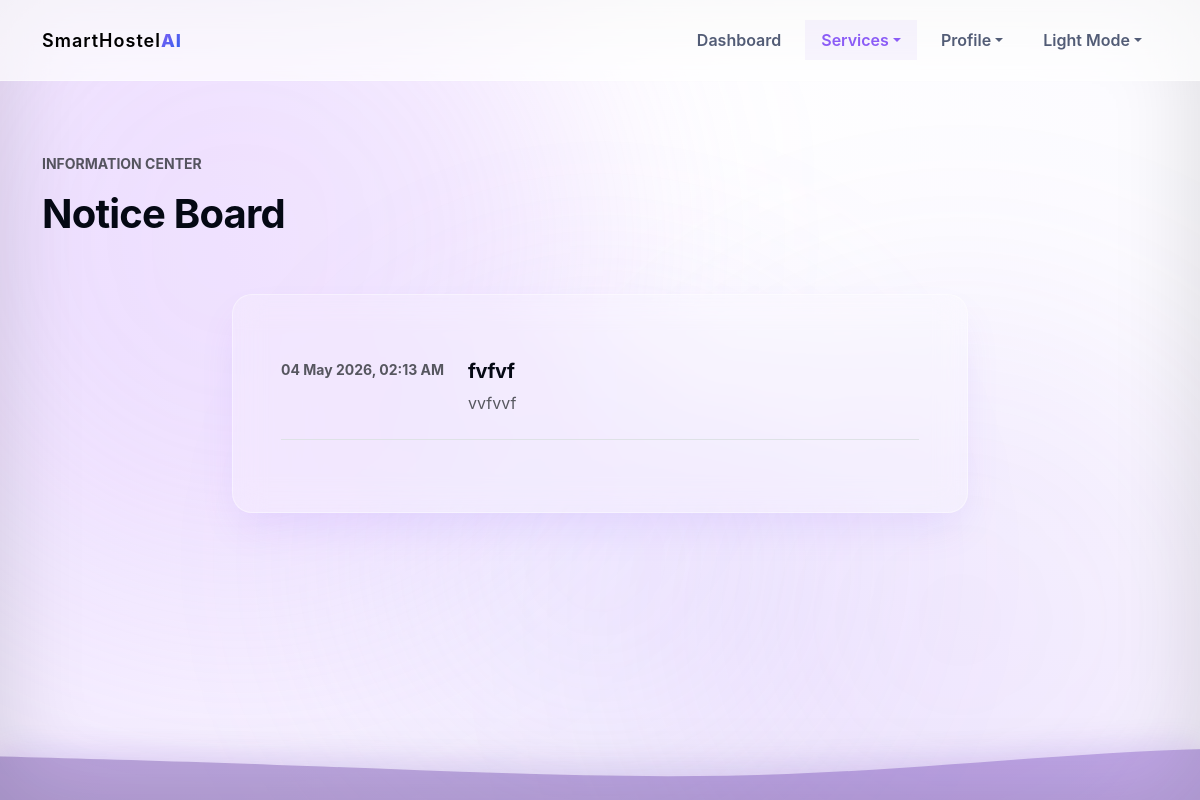
Page /notice_board (signed in) on the committed database.
### tables this page shows
CREATE TABLE notices (
                id INTEGER PRIMARY KEY AUTOINCREMENT,
                title TEXT NOT NULL,
                content TEXT NOT NULL,
                date TEXT NOT NULL
            );

### app.py (the view)
@app.route("/notice_board")
@login_required("student")
def notice_board_page():
    with get_db() as db:
        notices = db.execute("SELECT * FROM notices ORDER BY id DESC").fetchall()
    return render_template("notice_board.html", notices=notices)

### app.py (called while the page is built)
@app.context_processor
def inject_asset_version():
    return {"asset_version": os.getenv("RENDER_GIT_COMMIT", datetime.now().strftime("%Y%m%d%H%M"))}

@app.after_request
def add_no_cache_headers(response):
    if request.endpoint == "static":
        response.headers["Cache-Control"] = "no-store, no-cache, must-revalidate, max-age=0"
    return response

def get_db():
    db = sqlite3.connect(DATABASE, detect_types=sqlite3.PARSE_DECLTYPES)
    db.row_factory = sqlite3.Row
    return db

def login_required(role=None):
    def decorator(view):
        @wraps(view)
        def wrapped_view(*args, **kwargs):
            if "user_email" not in session:
                flash("Please login to continue.", "warning")
                return redirect(url_for("login"))
            if role and session.get("role") != role:
                flash("You do not have permission to access that page.", "danger")
                return redirect(url_for("dashboard"))
            return view(*args, **kwargs)
        return wrapped_view
    return decorator

### templates/notice_board.html (shortened to what this page needs)
{% extends "base.html" %}
{% block content %}
<section class="dashboard py-5">
  <div class="container">
    <div class="d-flex flex-wrap justify-content-between align-items-end gap-3 mb-5 reveal">
      <div>
        <p class="text-muted fw-bold text-uppercase small tracking-wide">Information Center</p>
        <h1 class="h1 fw-bold" id="notice-title">Notice Board</h1>
      </div>
    </div>
    <div class="row justify-content-center">
      <div class="col-lg-8 reveal">
        <div class="glass-panel p-5">
          {% if notices %}
            <div class="timeline mt-3">
              {% for notice in notices %}
                <div class="d-flex mb-4 border-bottom pb-4">
                  <div class="me-4 text-muted small fw-bold" style="min-width: 100px;">{{ notice.date }}</div>
                  <div>
                    <h3 class="h5 fw-bold mb-2" style="color: var(--text);">{{ notice.title }}</h3>
                    <p class="mb-0 text-muted">{{ notice.content }}</p>
                  </div>
                </div>
              {% endfor %}
            </div>
          {% else %}
            <div class="text-center py-5 text-muted">
              <h2 class="h4 mb-3 fw-bold">No Notices</h2>
              <p>There are currently no active broadcasts from the admin.</p>
            </div>
          {% endif %}
        </div>
      </div>
    </div>
  </div>
</section>
{% endblock %}

### static/css/style.css (style rules this page uses)
:root { --bg: #ffffff; --surface: rgba(255, 255, 255, 0.2); --text: #050914; --text-light: #525c76; --primary: #8b5cf6; --primary-light: #a78bfa; --secondary: #2563eb; --primary-gradient: linear-gradient(135deg, #8b5cf6, #c084fc); --success: #10b981; --success-bg: rgba(16, 185, 129, 0.15); --danger: #ef4444; --danger-bg: rgba(239, 68, 68, 0.15); --warning: #f59e0b; --warning-bg: rgba(245, 158, 11, 0.15); --border: rgba(255, 255, 255, 0.4); --border-solid: #e2e8f0; --shadow-sm: 0 4px 6px -1px rgba(0, 0, 0, 0.05); --shadow-md: 0 10px 20px -3px rgba(0, 0, 0, 0.05); --shadow-lg: 0 20px 40px -10px rgba(139, 92, 246, 0.15); --radius-md: 12px; --radius-lg: 20px; --body-bg: radial-gradient(circle at top right, #fbfaff, #ffffff 40%, #f3ebff 100%); --navbar-bg: rgba(255, 255, 255, 0.7); --glass-bg: rgba(255, 255, 255, 0.2); --glass-panel-bg: rgba(255, 255, 255, 0.6); --glass-dropdown-bg: rgba(255, 255, 255, 0.9); --table-hover: rgba(255, 255, 255, 0.6); --table-bg: rgba(255, 255, 255, 0.4); }
* { box-sizing: border-box; }
html { scroll-behavior: smooth; }
body { margin: 0; min-height: 100vh; color: var(--text); background-color: var(--bg); font-family: "Inter", "Outfit", -apple-system, BlinkMacSystemFont, sans-serif; overflow-x: hidden; position: relative; background: var(--body-bg); background-attachment: fixed; transition: background 0.3s ease, color 0.3s ease; }
h1, h2, h3, h4, h5, h6 { color: var(--text); font-weight: 700; letter-spacing: -0.02em; }
.glass-panel { background: var(--surface); backdrop-filter: blur(15px); -webkit-backdrop-filter: blur(15px); border: 1px solid var(--border); border-radius: var(--radius-lg); box-shadow: var(--shadow-lg); transition: transform 0.3s ease, box-shadow 0.3s ease; will-change: transform, box-shadow; }
.reveal { visibility: visible; }

### rows in the picture
notices: date "04 May 2026, 02:13 AM", title "fvfvf", content "vvfvvf"
